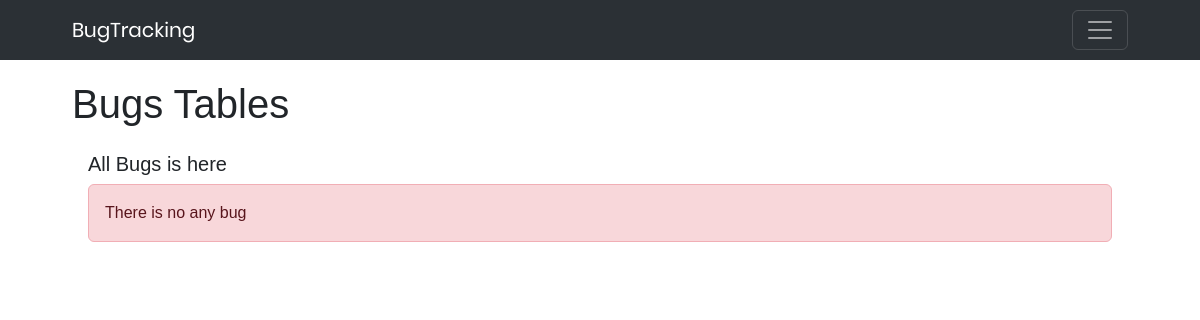
The app's page /views/show-bug.php (signed in), older data.
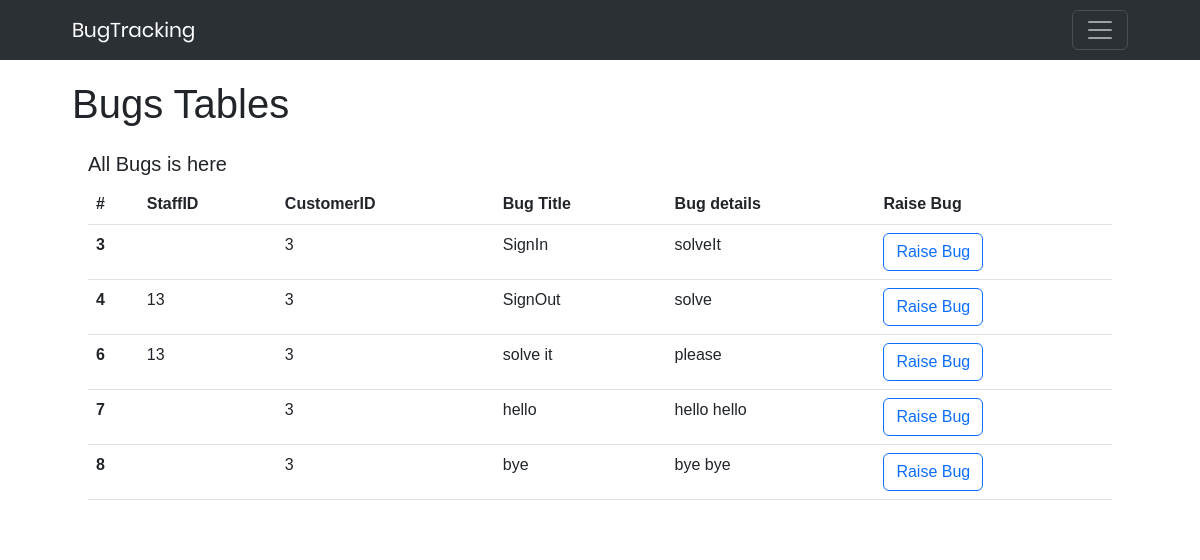
The same page, newer data.
### tables this page shows
CREATE TABLE `bug` (
  `bugID` int(11) NOT NULL,
  `staffAssignedID` int(11) DEFAULT NULL,
  `customerReportedID` int(11) NOT NULL,
  `bug title` varchar(255) NOT NULL,
  `bug details` text NOT NULL,
  `solved` int(11) NOT NULL DEFAULT 0
);

### models/bug.php (called while the page is built, shortened)
<?php
class Bug extends Customer
{
    public function getAllBugs()
    {
        $db = new DBController;
        if ($db->openConnect()) {
            $query = "SELECT * FROM bug";
            return $db->select($query);
        } else {
            echo "error database connection";
            return false;
        }
    }
}
?>

### controllers/DBController.php (called while the page is built, shortened)
<?php
class DBController
{
    private $dbHost = "localhost";
    private $dbUser = "root";
    private $dbPass = "";
    private $dbName = "bug_tracking";
    public $connection;
    public function openConnect()
    {
        $this->connection = new mysqli($this->dbHost, $this->dbUser, $this->dbPass, $this->dbName);
        if ($this->connection->connect_error) {
            echo "error in connection : " . $this->connection->connect_error;
            return false;
        } else {
            return true;
        }
    }
    public function select($qry)
    {
        $result = $this->connection->query($qry);
        if (!$result) {
            echo "ERROR : " . mysqli_error($this->connection);
            return false;
        } else {
            return $result->fetch_all(MYSQLI_ASSOC);
        }
    }
}
?>

### views/show-bug.php (the view, shortened to what the changed rows need)
<?php
require_once '../models/bug.php';
$bug = new Bug;
$bugs = $bug->getAllBugs();
?>
<div class="container">
    <main id="main" class="main show-admin">
        <div class="pagetitle">
            <h1>Bugs Tables</h1>
        </div>
        <section class="section">
            <div class="row">
                <div class="col-lg-12">
                    <div class="card bug-body">
                        <div class="card-body">
                            <div class="d-flex justify-content-between align-items-center">
                                <h5 class="card-title">All Bugs is here</h5>
                            </div>
                            <?php
                            if (count($bugs) == 0) {
                                ?>
                                <div class="alert alert-danger" role="alert">
                                    There is no any bug
                                </div>
                                <?php
                            } else {
                                ?>
                                <table class="table datatable">
                                    <thead>
                                        <tr>
                                            <th scope="col">#</th>
                                            <th scope="col">StaffID</th>
                                            <th scope="col">CustomerID</th>
                                            <th scope="col">Bug Title</th>
                                            <th scope="col">Bug details</th>
                                            <th scope="col">Raise Bug</th>
                                        </tr>
                                    </thead>
                                    <tbody>
                                        <?php
                                        foreach ($bugs as $bug) {
                                            ?>
                                            <tr>
                                                <th scope="row">
                                                    <?php echo $bug["bugID"] ?>
                                                </th>
                                                <td>
                                                    <?php echo $bug["staffAssignedID"] ?>
                                                </td>
                                                <td>
                                                    <?php echo $bug["customerReportedID"] ?>
                                                </td>
                                                <td>
                                                    <?php echo $bug["bug title"] ?>
                                                </td>
                                                <td>
                                                    <?php echo $bug["bug details"] ?>
                                                </td>
                                                <td>
                                                    <form action="show-bug.php" method="POST">
                                                        <button class="btn btn-outline-primary" name="raise">
                                                            Raise Bug
                                                        </button>
                                                    </form>
                                                </td>
                                            </tr>
                                            <?php
                                        }
                                        ?>
                                    </tbody>
                                </table>
                                <?php
                            }
                            ?>
                        </div>
                    </div>
                </div>
            </div>
        </section>
    </main>
</div>
<?php require_once "../views/includes/footer.php" ?>

Row changes from the older to the newer data that the page shows:
added bug: bugID "3", customerReportedID "3", bug title "SignIn", bug details "solveIt"
added bug: bugID "4", staffAssignedID "13", customerReportedID "3", bug title "SignOut", bug details "solve"
added bug: bugID "6", staffAssignedID "13", customerReportedID "3", bug title "solve it", bug details "please"
added bug: bugID "7", customerReportedID "3", bug title "hello", bug details "hello hello"
added bug: bugID "8", customerReportedID "3", bug title "bye", bug details "bye bye"
Text that changed along with them:
text no longer shown: "There is no any bug"
text now shown: "# StaffID CustomerID Bug Title Bug details Raise Bug"
